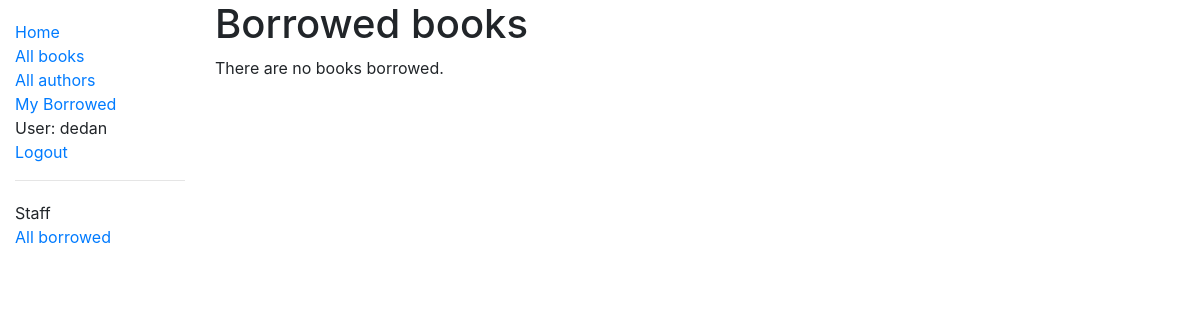
Before: /catalog/mybooks/ (signed in) with the older database file.
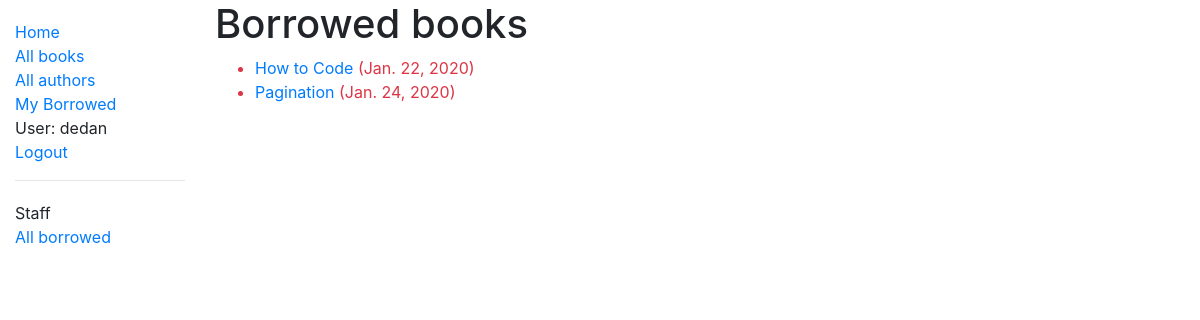
After: the same page with the newer database file.
### catalog/models.py (models this page shows, shortened)
class BookInstance(models.Model):
    id = models.UUIDField(primary_key=True, default=uuid.uuid4,
                          help_text="Unique ID for this particular book across whole library")
    book = models.ForeignKey('Book', on_delete=models.SET_NULL, null=True)
    imprint = models.CharField(max_length=200)
    due_back = models.DateField(null=True, blank=True)
    borrower = models.ForeignKey(User, on_delete=models.SET_NULL, null=True, blank=True)
    @property
    def is_overdue(self):
        if self.due_back and date.today() > self.due_back:
            return True
        return False
    LOAN_STATUS = (
        ('d', 'Maintenance'),
        ('o', 'On loan'),
        ('a', 'Available'),
        ('r', 'Reserved'),
    )
    status = models.CharField(
        max_length=1,
        choices=LOAN_STATUS,
        blank=True,
        default='d',
        help_text='Book availability')
    class Meta:
        ordering = ['due_back']
        permissions = (("can_mark_returned", "Set book as returned"),)

class Book(models.Model):
    title = models.CharField(max_length=200)
    author = models.ForeignKey('Author', on_delete=models.SET_NULL, null=True)
    summary = models.TextField(max_length=1000, help_text="Enter a brief description of the book")
    isbn = models.CharField('ISBN', max_length=13,
                            help_text='13 Character <a href="https://www.isbn-international.org/content/what-isbn'
                                      '">ISBN number</a>')
    genre = models.ManyToManyField(Genre, help_text="Select a genre for this book")
    language = models.ForeignKey('Language', on_delete=models.SET_NULL, null=True)
    def display_genre(self):
        """Creates a string for the Genre. This is required to display genre in Admin."""
        return ', '.join([genre.name for genre in self.genre.all()[:3]])
    display_genre.short_description = 'Genre'

### catalog/views.py (the view)
# urls.py: path('mybooks/', views.LoanedBooksByUserListView.as_view(), name='my-borrowed'),
class LoanedBooksByUserListView(LoginRequiredMixin,generic.ListView):
    model = BookInstance
    template_name ='catalog/bookinstance_list_borrowed_user.html'
    paginate_by = 10
    def get_queryset(self):
        return BookInstance.objects.filter(borrower=self.request.user).filter(status__exact='o').order_by('due_back')

### catalog/templates/catalog/bookinstance_list_borrowed_user.html
{% extends "base_generic.html" %}
{% block content %}
    <h1>Borrowed books</h1>
    {% if bookinstance_list %}
    <ul>
      {% for bookinst in bookinstance_list %}
      <li class="{% if bookinst.is_overdue %}text-danger{% endif %}">
        <a href="{% url 'book-detail' bookinst.book.pk %}">{{bookinst.book.title}}</a> ({{ bookinst.due_back }})
      </li>
      {% endfor %}
    </ul>
    {% else %}
      <p>There are no books borrowed.</p>
    {% endif %}
{% endblock %}

Changed rows visible on the page:
now on this page (row edited): BookInstance: book "How to Code", due_back "Jan. 22, 2020"
added BookInstance: book "Pagination", due_back "Jan. 24, 2020"
Other visible differences:
text no longer shown: "There are no books borrowed."
